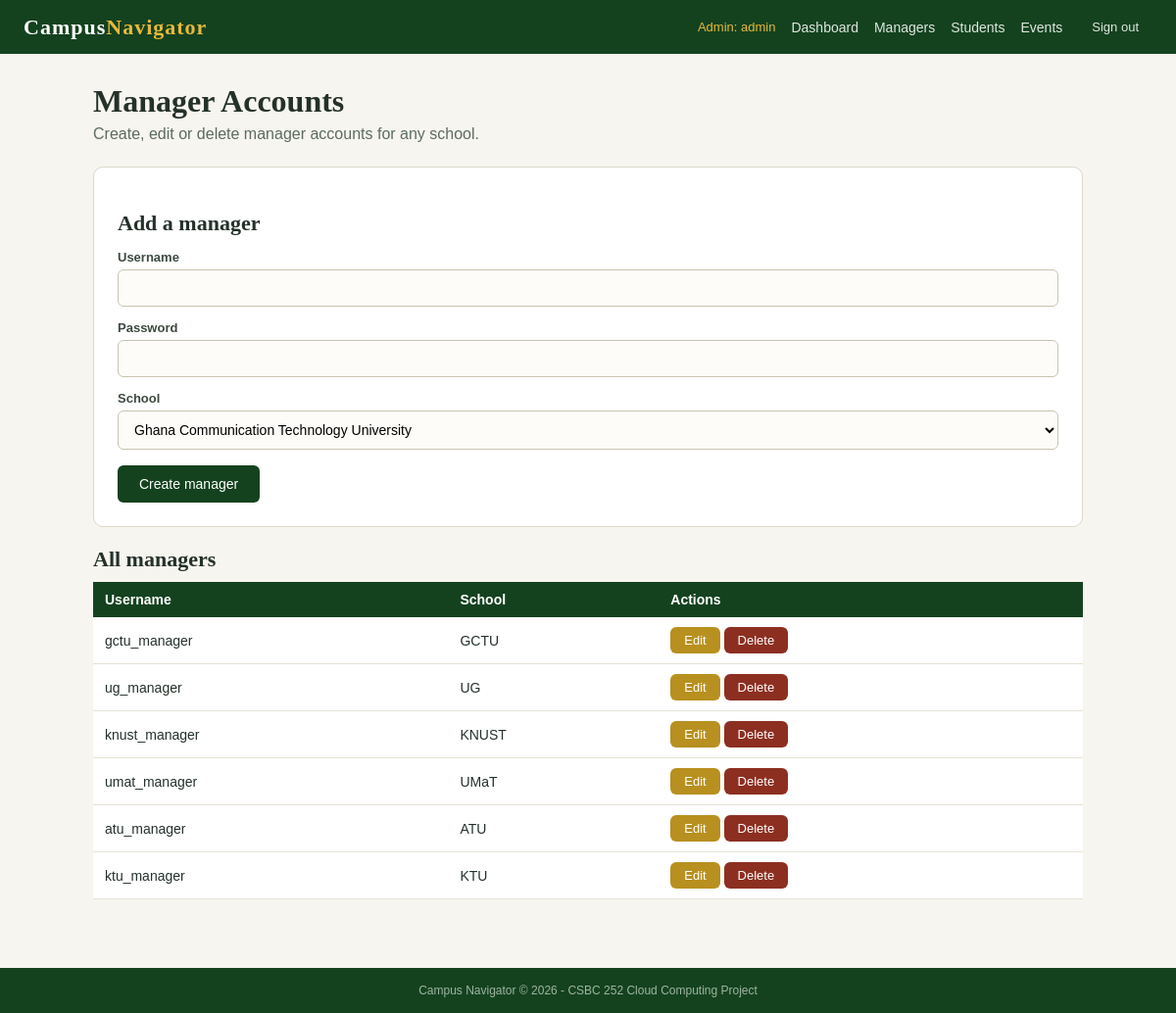
/admin/managers.php (signed in), run on the app's committed database.
### tables this page shows
CREATE TABLE managers (
id INT AUTO_INCREMENT PRIMARY KEY,
username VARCHAR(50) NOT NULL,
password VARCHAR(255) NOT NULL,
school_id INT NOT NULL,
UNIQUE KEY uniq_manager (username, school_id),
FOREIGN KEY (school_id) REFERENCES schools(id) ON DELETE CASCADE
);

CREATE TABLE schools (
id INT AUTO_INCREMENT PRIMARY KEY,
name VARCHAR(150) NOT NULL,
short_name VARCHAR(20) NOT NULL
);

### admin/managers.php (the view, shortened to what this page needs)
<?php
require_once '../includes/db.php';
$edit = null;
$schools = $db->query('SELECT * FROM schools ORDER BY id')->fetchAll();
$q = $db->query('SELECT m.*, s.short_name FROM managers m JOIN schools s ON s.id = m.school_id ORDER BY s.id');
$managers = $q->fetchAll();
include '../includes/header.php';
?>
<h1>Manager Accounts</h1>
<p class="lead">Create, edit or delete manager accounts for any school.</p>
<div class="card">
<h2><?php echo $edit ? 'Edit manager' : 'Add a manager'; ?></h2>
<form method="post">
<label>Username</label>
<input type="text" name="username" value="<?php echo $edit ? htmlspecialchars($edit['username']) : ''; ?>" required>
<label>Password <?php echo $edit ? '(leave empty to keep the current one)' : ''; ?></label>
<input type="password" name="password" <?php echo $edit ? '' : 'required'; ?>>
<label>School</label>
<select name="school_id">
<?php foreach ($schools as $s) { ?>
<option value="<?php echo $s['id']; ?>" <?php if ($edit && $edit['school_id'] == $s['id']) echo 'selected'; ?>><?php echo htmlspecialchars($s['name']); ?></option>
<?php } ?>
</select>
<button type="submit" class="btn"><?php echo $edit ? 'Save changes' : 'Create manager'; ?></button>
</form>
</div>
<h2>All managers</h2>
<table>
<tr><th>Username</th><th>School</th><th>Actions</th></tr>
<?php foreach ($managers as $m) { ?>
<tr>
<td><?php echo htmlspecialchars($m['username']); ?></td>
<td><?php echo htmlspecialchars($m['short_name']); ?></td>
<td>
<a class="btn small gold" href="managers.php?edit=<?php echo $m['id']; ?>">Edit</a>
<a class="btn small red" href="managers.php?del=<?php echo $m['id']; ?>" onclick="return confirm('Delete this manager?')">Delete</a>
</td>
</tr>
<?php } ?>
</table>
<?php include '../includes/footer.php'; ?>

### css/style.css (style rules this page uses)
* { margin: 0; padding: 0; box-sizing: border-box; }
body { font-family: Georgia, 'Times New Roman', serif; background: #f7f5ef; color: #24312a; min-height: 100vh; display: flex; flex-direction: column; }
h1 { font-size: 32px; margin-bottom: 6px; }
h2 { font-size: 22px; margin: 20px 0 10px 0; }
.lead { font-family: Arial, sans-serif; color: #5c6b60; margin-bottom: 24px; }
.card { background: #fff; border: 1px solid #dcd8c8; border-radius: 10px; padding: 24px; margin-bottom: 20px; }
form label { display: block; font-family: Arial, sans-serif; font-size: 13px; font-weight: bold; margin: 14px 0 5px 0; color: #3c4a40; }
input[type=text], input[type=password], input[type=file], textarea, select { width: 100%; padding: 10px 12px; border: 1px solid #c9c4b0; border-radius: 6px; font-family: Arial, sans-serif; font-size: 14px; background: #fdfcf8; }
.btn { display: inline-block; background: #14421f; color: #fff; border: none; padding: 11px 22px; border-radius: 6px; font-family: Arial, sans-serif; font-size: 14px; cursor: pointer; text-decoration: none; margin-top: 16px; }
.btn.gold { background: #b8901f; }
.btn.red { background: #8c2f21; }
.btn.small { padding: 6px 14px; font-size: 13px; margin-top: 0; }
table { width: 100%; border-collapse: collapse; background: #fff; font-family: Arial, sans-serif; font-size: 14px; }
table th { background: #14421f; color: #fff; text-align: left; padding: 10px 12px; }
table td { padding: 10px 12px; border-bottom: 1px solid #e6e2d4; }

### data on the page
managers: username "gctu_manager", school.short_name "GCTU"
managers: username "ug_manager", school.short_name "UG"
managers: username "knust_manager", school.short_name "KNUST"
managers: username "umat_manager", school.short_name "UMaT"
managers: username "atu_manager", school.short_name "ATU"
managers: username "ktu_manager", school.short_name "KTU"

### other printed values
$_SESSION['admin_name'] "admin"
form field school_id "Ghana Communication Technology University"
